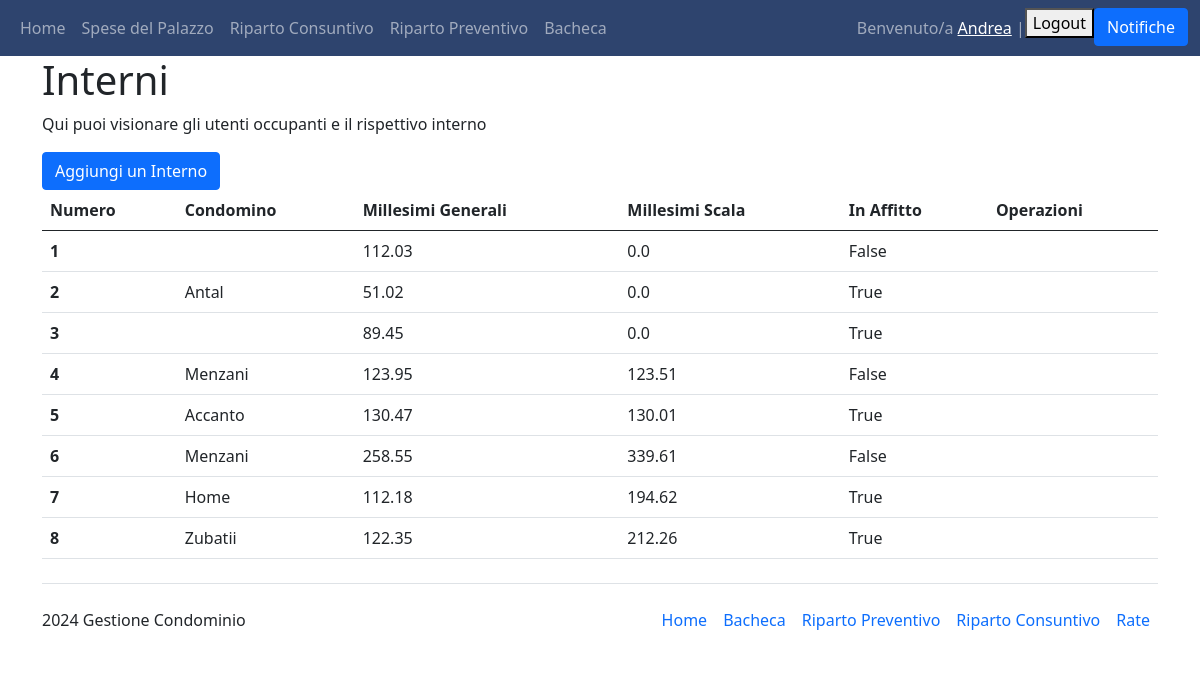
/interni (signed in), run on the app's committed database.
### Condominio/models.py (models this page shows, shortened)
class Interno(models.Model):
    condomino = models.ForeignKey(User, on_delete=models.PROTECT)
    palazzina = models.ForeignKey(Condominio, on_delete=models.PROTECT, default="Salgari")
    numero_interno = models.CharField(verbose_name="Numero Interno", max_length=50, primary_key=True)
    millesimi_generali = models.FloatField(verbose_name="Millesimi generali")
    millesimi_scala = models.FloatField(verbose_name="Millesimi Scala")
    in_affitto = models.BooleanField(verbose_name="In affitto")
    class Meta:
        ordering = ["numero_interno"]
        verbose_name_plural = "Interni"

### Condominio/views.py (the view)
# urls.py: path('interni', views.interno, name="interni"),
@login_required(login_url='login')
def interno(request):
    interni = Interno.objects.all()
    if request.method == "POST":
        interno_id = request.POST.get("interno-id")
        print(interno_id)
        interno = Interno.objects.filter(id=interno_id).first()
        if interno and (request.user.has_perm("main.delete_interno")):
            interno.delete()
    return render(request, 'Condominio_main/interni.html', {"interni": interni})

### Condominio/templates/Condominio_main/interni.html (shortened to what this page needs)
{% extends 'Condominio_main/base.html' %}
{% block content %}
<h1>Interni</h1>
<p>Qui puoi visionare gli utenti occupanti e il rispettivo interno</p>
<a class="btn btn-primary" href="/create_interno" role="button">Aggiungi un Interno</a>
<table class="table">
     <thead>
       <tr>
         <th scope="col">Numero</th>
         <th scope="col">Condomino</th>
         <th scope="col">Millesimi Generali</th>
         <th scope="col">Millesimi Scala</th>
         <th scope="col">In Affitto</th>
         <th scope="col">Operazioni</th>
       </tr>
     </thead>
     <tbody>
         {% for interno in interni %}
         <tr>
             <th scope="row">{{interno.numero_interno}}</th>
             <td>{{interno.condomino.last_name}}</td>
             <td>{{interno.millesimi_generali}}</td>
             <td>{{interno.millesimi_scala}}</td>
             <td>{{interno.in_affitto}}</td>
             <td>
             </td>
         </tr>
         {% endfor %}
     </tbody>
 </table>
{% endblock %}

### Condominio/templates/Condominio_main/base.html (shortened to what this page needs)
<!DOCTYPE html>
<html lang="en">
<head>
    <link href="https://cdn.jsdelivr.net/npm/bootstrap@5.0.2/dist/css/bootstrap.min.css" rel="stylesheet">
    <link rel="stylesheet" href="https://cdn.jsdelivr.net/npm/bootstrap-icons@1.11.3/font/bootstrap-icons.min.css">
</head>
<body>
    <nav class="navbar navbar-expand-lg navbar-dark" style="background-color: #2E446E">
        <div class="container-fluid">
            <div>
                <ul class="navbar-nav">
                    <li class="nav-item">
                        <a class="nav-link" href="/home">Home</a>
                    </li>
                    <li class="nav-item">
                        <a class="nav-link" href="/spesa">Spese del Palazzo</a>
                    </li>
                    <li class="nav-item">
                        <a class="nav-link" href="/riparto_consuntivo">Riparto Consuntivo</a>
                    </li>
                    <li class="nav-item">
                        <a class="nav-link" href="/riparto_preventivo">Riparto Preventivo</a>
                    </li>
                    <li class="nav-item">
                        <a class="nav-link" href="/bacheca">Bacheca</a>
                    </li>
                </ul>
            </div>
            <div>
                <ul class="navbar-nav">
                    {% if user.is_authenticated %}
                    {% if user.is_staff %}
                    <span class="navbar-text">Benvenuto/a {{user.first_name}} | </span>
                    {% else %}
                    <span class="navbar-text">Benvenuto/a <a href="{% url 'profilo' %}">{{user.first_name}}</a> | </span>
                    {% endif %}
                    <li class="nav-item">
                        <form action="{% url 'logout' %}" method="post">
                            <button type="submit">Logout</button>
                        </form>
                    </li>
                    <li class="nav-item">
                        <button class="btn btn-primary" type="button" data-bs-toggle="offcanvas" data-bs-target="#offcanvasRight" aria-controls="offcanvasRight">Notifiche</button>
                    </li>
                    {% else %}
                    <li class="nav-item">
                        <a class="nav-link" href="{% url 'login' %}">Login</a>
                    </li>
                    {% endif %}
                </ul>
            </div>
        </div>
    </nav>
    <div class="container">
        {% block content %}
        {% endblock  %}
    </div>
    {% if user.is_authenticated and not user.is_staff %}
    <div class="container">
        <footer class="d-flex flex-wrap justify-content-between align-items-center py-3 my-4 border-top">
          <p class="col-md-4 mb-0 text-body-secondary"> 2024 Gestione Condominio </p>
          <ul class="nav col-md-8 justify-content-end">
            <li class="nav-item"><a href="{% url 'home' %}" class="nav-link px-2 text-body-secondary">Home</a></li>
            <li class="nav-item"><a href="{% url 'bacheca' %}" class="nav-link px-2 text-body-secondary">Bacheca</a></li>
            <li class="nav-item"><a href="{% url 'riparto_preventivo' %}" class="nav-link px-2 text-body-secondary">Riparto Preventivo</a></li>
            <li class="nav-item"><a href="{% url 'riparto_consuntivo' %}" class="nav-link px-2 text-body-secondary">Riparto Consuntivo</a></li>
            <li class="nav-item"><a href="#" class="nav-link px-2 text-body-secondary">Rate</a></li>
          </ul>
        </footer>
    </div>
    {% endif %}
</body>
</html>

### data on the page
Interno: numero_interno "1", millesimi_generali "112.03", millesimi_scala "0.0", in_affitto "False"
Interno: numero_interno "2", condomino.last_name "Antal", millesimi_generali "51.02", millesimi_scala "0.0", in_affitto "True"
Interno: numero_interno "3", millesimi_generali "89.45", millesimi_scala "0.0", in_affitto "True"
Interno: numero_interno "4", condomino.last_name "Menzani", millesimi_generali "123.95", millesimi_scala "123.51", in_affitto "False"
Interno: numero_interno "5", condomino.last_name "Accanto", millesimi_generali "130.47", millesimi_scala "130.01", in_affitto "True"
Interno: numero_interno "6", condomino.last_name "Menzani", millesimi_generali "258.55", millesimi_scala "339.61", in_affitto "False"
Interno: numero_interno "7", condomino.last_name "Home", millesimi_generali "112.18", millesimi_scala "194.62", in_affitto "True"
Interno: numero_interno "8", condomino.last_name "Zubatii", millesimi_generali "122.35", millesimi_scala "212.26", in_affitto "True"

### other printed values
{{ user.first_name }} "Andrea"
